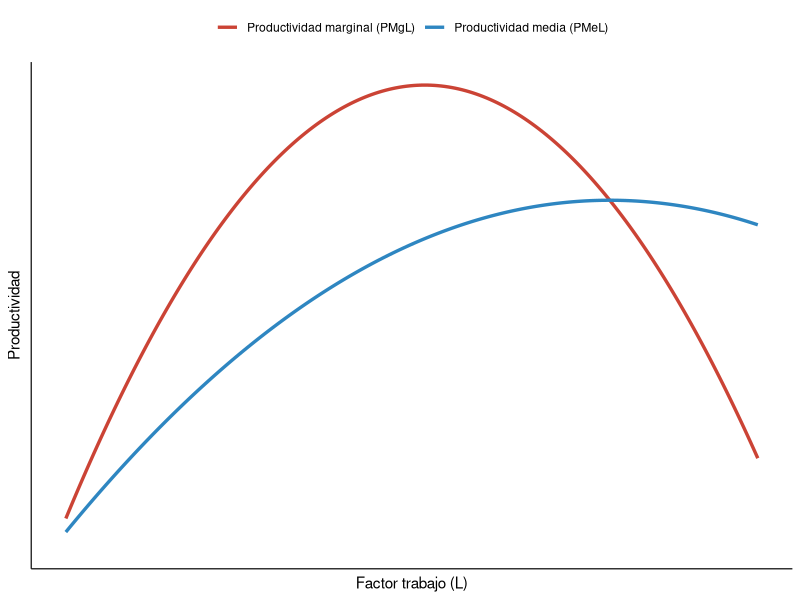
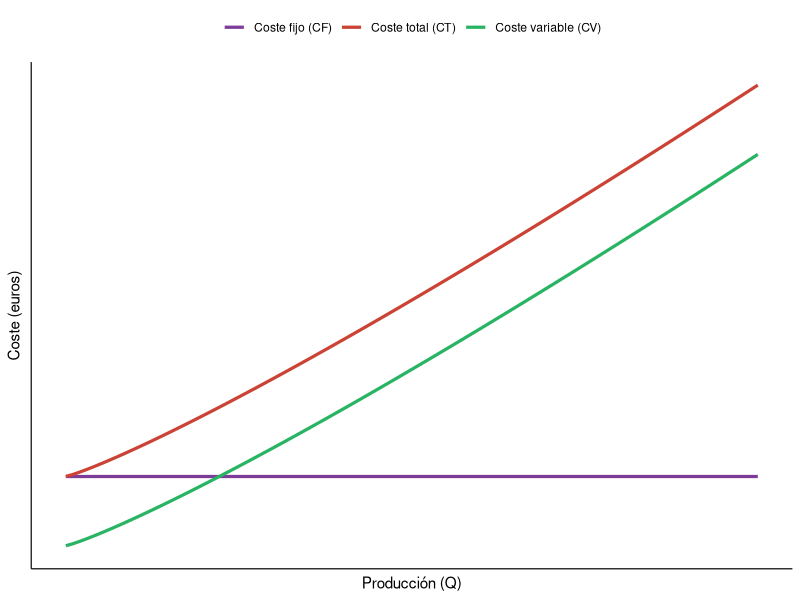
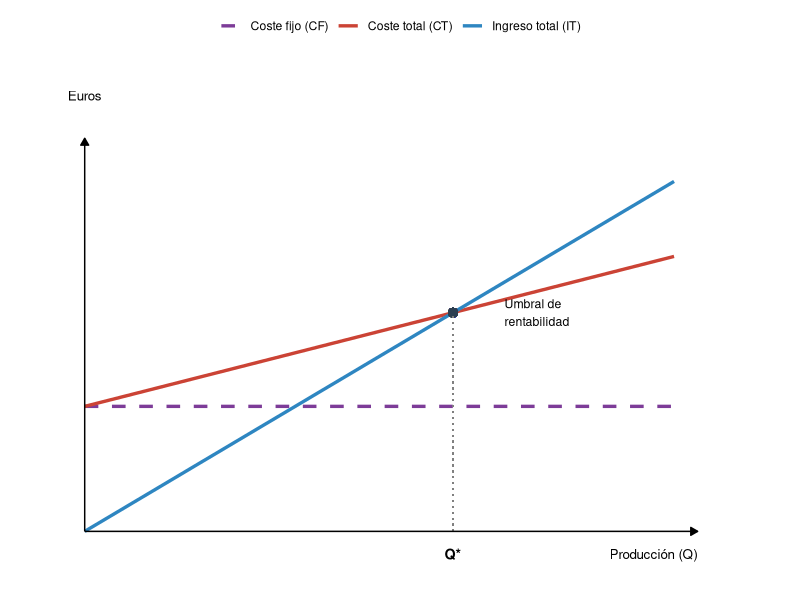

Write R code to recreate these figures, in order.
## ---- chunk 1
#| label: setup
#| include: false
library(ggplot2)
library(knitr)
library(kableExtra)
## ---- chunk 2
#| label: tbl-objetivos-empresa
#| tbl-cap: "Objetivos cuantitativos y cualitativos de la empresa"

df_obj_emp <- data.frame(
  Cuantitativos = c(
    "Maximización del beneficio",
    "Creación de valor para el accionista",
    "Minimización de costes",
    "Crecimiento y cuota de mercado",
    "Captación de clientes"
  ),
  Cualitativos = c(
    "Satisfacción y fidelización del cliente",
    "Imagen corporativa y reputación",
    "Calidad del producto o servicio",
    "Clima laboral y desarrollo del capital humano",
    "Consolidación, supervivencia y RSC"
  )
)

kable(df_obj_emp, format = if (knitr::is_latex_output()) "latex" else "html", booktabs = TRUE,
      col.names = c("Objetivos cuantitativos (medibles)", "Objetivos cualitativos (estratégicos)")) |>
  kable_styling(full_width = FALSE, font_size = 8.5, bootstrap_options = c("striped", "hover"),
                latex_options = c("scale_down", "hold_position"))
## ---- chunk 3
#| label: fig-productividad
#| fig-cap: "Productividad media y marginal del trabajo"
#| fig-pos: 'H'
#| fig-width: 5.5
#| fig-height: 4

l_vals <- seq(0.3, 19, length.out = 200)
pmg <- 60 * l_vals - 3 * l_vals^2
pme <- 30 * l_vals - l_vals^2

df_prod <- data.frame(l = rep(l_vals, 2), valor = c(pmg, pme),
                        curva = rep(c("Productividad marginal (PMgL)", "Productividad media (PMeL)"), each = length(l_vals)))

ggplot(df_prod, aes(l, valor, color = curva)) +
  geom_line(linewidth = 1.15) +
  scale_color_manual(values = c("Productividad marginal (PMgL)" = "#CB4335",
                                  "Productividad media (PMeL)" = "#2E86C1")) +
  scale_y_continuous(limits = c(0, NA)) +
  labs(x = "Factor trabajo (L)", y = "Productividad", color = NULL) +
  theme_minimal(base_size = 11) +
  theme(axis.text = element_blank(), axis.ticks = element_blank(), panel.grid = element_blank(),
        axis.line = element_line(color = "black", linewidth = 0.4),
        legend.position = "top")
## ---- chunk 4
#| label: tbl-rendimientos-escala
#| tbl-cap: "Tipos de rendimientos a escala"

df_esc <- data.frame(
  Tipo = c("Crecientes", "Constantes", "Decrecientes"),
  Condición = c("La producción crece más que proporcionalmente que los factores",
                "La producción crece en la misma proporción que los factores",
                "La producción crece menos que proporcionalmente que los factores"),
  Causa = c("Especialización directiva, indivisibilidades tecnológicas, compras a gran escala",
            "Réplica de una unidad productiva idéntica, sin sinergias ni fricciones",
            "Disfunciones de gestión, burocracia interna, pérdida de control operativo")
)

kable(df_esc, format = if (knitr::is_latex_output()) "latex" else "html", booktabs = TRUE,
      col.names = c("Tipo", "Condición", "Causa habitual")) |>
  kable_styling(full_width = FALSE, font_size = 8.5, bootstrap_options = c("striped", "hover"),
                latex_options = c("scale_down", "hold_position"))
## ---- chunk 5
#| label: tbl-ejemplos-costes
#| tbl-cap: "Ejemplos de costes fijos y variables en una empresa"

df_ej_costes <- data.frame(
  Tipo = c("Coste fijo", "Coste fijo", "Coste fijo", "Coste variable", "Coste variable", "Coste variable"),
  Ejemplo = c("Alquiler del local", "Sueldos del personal indefinido", "Amortización de la maquinaria",
              "Materias primas", "Comisiones por venta", "Envases y embalajes"),
  Motivo = c("Se paga igual aunque la empresa no produzca nada",
             "No varía a corto plazo con el volumen de producción",
             "El desgaste del equipo se imputa por periodo, no por unidad",
             "Cada unidad adicional consume más materia prima",
             "Se pagan por unidad efectivamente vendida",
             "Cada unidad vendida necesita su propio envase")
)

kable(df_ej_costes, format = if (knitr::is_latex_output()) "latex" else "html", booktabs = TRUE,
      col.names = c("Tipo de coste", "Ejemplo", "Por qué es de ese tipo")) |>
  kable_styling(full_width = FALSE, font_size = 8.5, bootstrap_options = c("striped", "hover"),
                latex_options = c("scale_down", "HOLD_position"))
## ---- chunk 6
#| label: fig-costes
#| fig-cap: "Costes fijos, variables y totales"
#| fig-pos: 'H'
#| fig-width: 5.5
#| fig-height: 4

q_vals <- seq(0, 10, length.out = 100)
cf_val <- rep(50, 100)
cv_val <- 20 * q_vals^1.15
ct_val <- cf_val + cv_val

df_costes <- data.frame(q = rep(q_vals, 3), coste = c(cf_val, cv_val, ct_val),
                          tipo = rep(c("Coste fijo (CF)", "Coste variable (CV)", "Coste total (CT)"), each = 100))

ggplot(df_costes, aes(q, coste, color = tipo)) +
  geom_line(linewidth = 1.1) +
  scale_color_manual(values = c("Coste fijo (CF)" = "#7D3C98", "Coste variable (CV)" = "#28B463",
                                  "Coste total (CT)" = "#CB4335")) +
  labs(x = "Producción (Q)", y = "Coste (euros)", color = NULL) +
  theme_minimal(base_size = 11) +
  theme(axis.text = element_blank(), axis.ticks = element_blank(), panel.grid = element_blank(),
        axis.line = element_line(color = "black", linewidth = 0.4),
        legend.position = "top")
## ---- chunk 7
#| label: fig-umbral-lineal
#| fig-cap: "El umbral de rentabilidad con costes lineales"
#| fig-pos: 'H'
#| fig-width: 5.8
#| fig-height: 4.5

cf_lin  <- 2000
cvu_lin <- 15
p_lin   <- 35
q_star  <- cf_lin / (p_lin - cvu_lin)

q_max <- 160
q_seq <- seq(0, q_max, length.out = 100)

df_lin <- data.frame(
  q = rep(q_seq, 3),
  valor = c(rep(cf_lin, length(q_seq)),
            cf_lin + cvu_lin * q_seq,
            p_lin * q_seq),
  serie = rep(c("Coste fijo (CF)", "Coste total (CT)", "Ingreso total (IT)"), each = length(q_seq))
)

y_max <- max(df_lin$valor) * 1.08

ggplot(df_lin, aes(q, valor, color = serie, linetype = serie)) +
  geom_line(linewidth = 1.15) +
  geom_point(aes(x = q_star, y = p_lin * q_star), inherit.aes = FALSE,
             size = 2.6, color = "#2C3E50") +
  geom_segment(aes(x = q_star, xend = q_star, y = 0, yend = p_lin * q_star),
               inherit.aes = FALSE, linetype = "dotted", color = "grey50") +
  annotate("text", x = q_star, y = -y_max * 0.06, label = "Q*", size = 3.6, fontface = "bold") +
  annotate("text", x = q_star + 14, y = p_lin * q_star, label = "Umbral de\nrentabilidad",
           size = 3.1, hjust = 0) +
  scale_color_manual(values = c("Coste fijo (CF)" = "#7D3C98",
                                  "Coste total (CT)" = "#CB4335",
                                  "Ingreso total (IT)" = "#2E86C1")) +
  scale_linetype_manual(values = c("Coste fijo (CF)" = "dashed",
                                     "Coste total (CT)" = "solid",
                                     "Ingreso total (IT)" = "solid")) +
  annotate("segment", x = 0, xend = q_max * 1.04, y = 0, yend = 0,
           arrow = arrow(length = unit(0.2, "cm"), type = "closed"), color = "black", linewidth = 0.5) +
  annotate("segment", x = 0, xend = 0, y = 0, yend = y_max * 1.04,
           arrow = arrow(length = unit(0.2, "cm"), type = "closed"), color = "black", linewidth = 0.5) +
  annotate("text", x = q_max * 1.04, y = -y_max * 0.06, label = "Producción (Q)", hjust = 1, size = 3.4) +
  annotate("text", x = 0, y = y_max * 1.14, label = "Euros", hjust = 0.5, vjust = 0, size = 3.4) +
  coord_cartesian(xlim = c(-q_max * 0.05, q_max * 1.12), ylim = c(-y_max * 0.08, y_max * 1.22), clip = "off") +
  labs(color = NULL, linetype = NULL) +
  theme_void(base_size = 11) +
  theme(legend.position = "top",
        plot.margin = margin(10, 15, 10, 15))
## ---- chunk 8
#| label: tbl-umbral-rentabilidad
#| tbl-cap: "Producción, costes, ingresos y beneficio según el número de trabajadores"

df_umbral <- data.frame(
  L = 0:6,
  Q = c(0, 10, 25, 45, 55, 60, 60),
  CF = rep("50 €", 7),
  CV = c("0 €", "100 €", "200 €", "300 €", "400 €", "500 €", "600 €"),
  CT = c("50 €", "150 €", "250 €", "350 €", "450 €", "550 €", "650 €"),
  IT = c("0 €", "100 €", "250 €", "450 €", "550 €", "600 €", "600 €"),
  Beneficio = c("−50 €", "−50 €", "0 € (umbral)", "+100 €", "+100 €", "+50 €", "−50 €")
)

kable(df_umbral, format = if (knitr::is_latex_output()) "latex" else "html", booktabs = TRUE,
      col.names = c("Trabajadores (L)", "Producción (Q)", "Coste fijo", "Coste variable",
                     "Coste total", "Ingreso total", "Beneficio (Π)")) |>
  kable_styling(full_width = FALSE, font_size = 7.5, bootstrap_options = c("striped", "hover"),
                latex_options = c("scale_down", "HOLD_position"))
